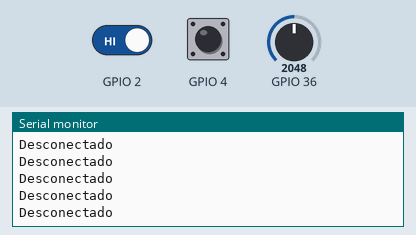
This sketch was run on a simulated ESP32. Parts: the last lines printed to the serial monitor. The test bench sets the inputs (shaded band); at power-on: GPIO 2 HIGH, GPIO 36 = 2048, GPIO 4 HIGH.

Above: at 1.2 s.
1.3 s: GPIO 2 driven LOW
At 2.4 s:
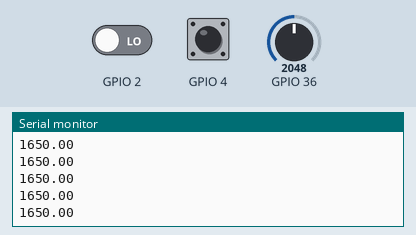
3.2 s: GPIO 36 set to 2866
At 4.3 s:
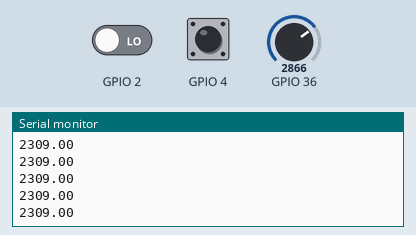
4.7 s: GPIO 36 set to 3603
At 5.6 s:
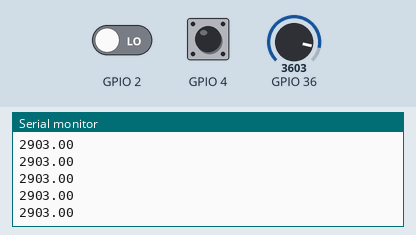
Timing chart, 0 to 7.7 s (numbered marks = the images above; inputs shaded):
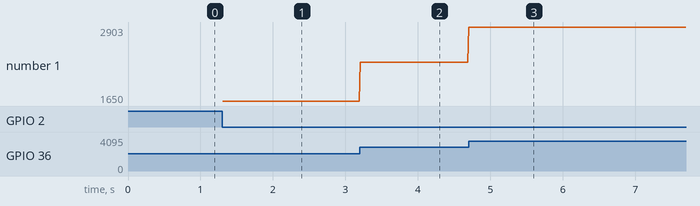

The sketch:

analog_values.ino
```cpp
void setup() {
  pinMode(35,INPUT);
  pinMode(34,INPUT);
  Serial.begin(115200);
}

void loop() {
  int A = digitalRead(2);
  int B = digitalRead(4);

  if (A == 0 || B == 0) {
    double ecg = analogReadMilliVolts(36);
    Serial.println(ecg);
  }
  else {
    Serial.println("Desconectado");
  }
  delay(10);
}
```

Measured:
- after the input at 1.3 s, the serial monitor: prints a new line at once (image 1)
- after the input at 3.2 s, the serial monitor: prints a new line at once (image 2)
- after the input at 4.7 s, the serial monitor: prints a new line at once (image 3)
- plotted number 1: 1650 → 2309 after the input at 3.2 s, 2309 → 2903 after the input at 4.7 s
